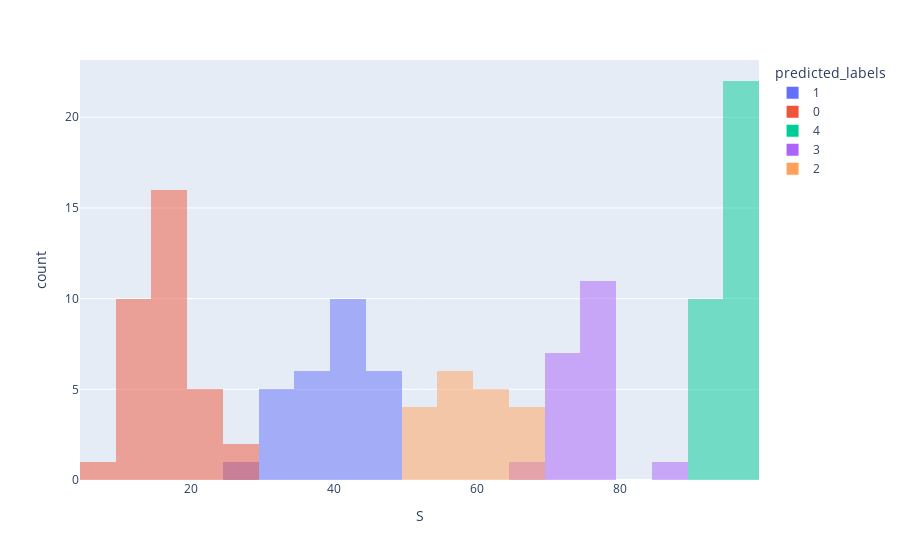

This figure's notebook cell:
### Code cell
px.histogram(df, x="S", color="predicted_labels", barmode="overlay", nbins=30)

### Figure 1 — Plotly figure (JSON) as saved in the notebook; plotly's stock layout.template omitted (floating-point values rounded to 4 significant figures)
{"data": [{"alignmentgroup": "True", "bingroup": "x", "hovertemplate": "predicted_labels=1<br>S=%{x}<br>count=%{y}<extra></extra>", "legendgroup": "1", "marker": {"color": "#636efa", "opacity": 0.5}, "name": "1", "nbinsx": 30, "offsetgroup": "1", "orientation": "v", "showlegend": true, "type": "histogram", "x": [42, 38, 30, 37, 31, 41, 31, 46, 44, 40, 43, 42, 37, 31, 46, 39, 29, 46, 40, 40, 42, 35, 43, 46, 45, 31, 39, 49], "xaxis": "x", "yaxis": "y"}, {"alignmentgroup": "True", "bingroup": "x", "hovertemplate": "predicted_labels=0<br>S=%{x}<br>count=%{y}<extra></extra>", "legendgroup": "0", "marker": {"color": "#EF553B", "opacity": 0.5}, "name": "0", "nbinsx": 30, "offsetgroup": "0", "orientation": "v", "showlegend": true, "type": "histogram", "x": [24, 23, 13, 14, 15, 15, 25, 12, 8, 15, 12, 14, 18, 18, 14, 16, 16, 17, 13, 16, 23, 15, 20, 15, 14, 17, 17, 20, 13, 15, 16, 18, 10, 25], "xaxis": "x", "yaxis": "y"}, {"alignmentgroup": "True", "bingroup": "x", "hovertemplate": "predicted_labels=4<br>S=%{x}<br>count=%{y}<extra></extra>", "legendgroup": "4", "marker": {"color": "#00cc96", "opacity": 0.5}, "name": "4", "nbinsx": 30, "offsetgroup": "4", "orientation": "v", "showlegend": true, "type": "histogram", "x": [94, 95, 96, 95, 96, 91, 93, 94, 97, 97, 98, 94, 98, 96, 97, 92, 95, 95, 94, 97, 95, 95, 97, 91, 95, 94, 92, 95, 96, 98, 95, 97], "xaxis": "x", "yaxis": "y"}, {"alignmentgroup": "True", "bingroup": "x", "hovertemplate": "predicted_labels=3<br>S=%{x}<br>count=%{y}<extra></extra>", "legendgroup": "3", "marker": {"color": "#ab63fa", "opacity": 0.5}, "name": "3", "nbinsx": 30, "offsetgroup": "3", "orientation": "v", "showlegend": true, "type": "histogram", "x": [74, 68, 75, 78, 75, 76, 72, 87, 75, 76, 78, 73, 73, 71, 76, 76, 77, 77, 73, 71], "xaxis": "x", "yaxis": "y"}, {"alignmentgroup": "True", "bingroup": "x", "hovertemplate": "predicted_labels=2<br>S=%{x}<br>count=%{y}<extra></extra>", "legendgroup": "2", "marker": {"color": "#FFA15A", "opacity": 0.5}, "name": "2", "nbinsx": 30, "offsetgroup": "2", "orientation": "v", "showlegend": true, "type": "histogram", "x": [67, 52, 57, 66, 63, 52, 58, 62, 55, 61, 55, 54, 60, 58, 65, 65, 59, 51, 61], "xaxis": "x", "yaxis": "y"}], "layout": {"barmode": "overlay", "legend": {"title": {"text": "predicted_labels"}, "tracegroupgap": 0}, "margin": {"t": 60}, "xaxis": {"anchor": "y", "domain": [0, 1], "title": {"text": "S"}}, "yaxis": {"anchor": "x", "domain": [0, 1], "title": {"text": "count"}}}}
